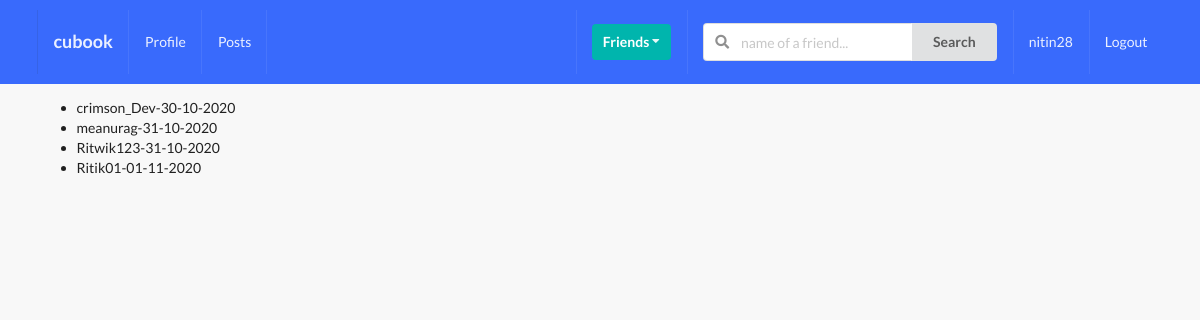
Screenshot of /profiles/to-invite/ (signed in) with the database file from the repository.
### profiles/models.py (models this page shows, shortened)
class Profile(models.Model):
    first_name = models.CharField(max_length=200, blank=True)
    last_name = models.CharField(max_length=200, blank=True)
    user = models.OneToOneField(User, on_delete=models.CASCADE)
    bio = models.TextField(default="no bio...", max_length=300)
    email = models.EmailField(max_length=200, blank=True)
    country = models.CharField(max_length=200, blank=True)
    avatar = models.ImageField(default='avatar.png', upload_to='avatars/')
    friends = models.ManyToManyField(User, blank=True, related_name='friends')
    slug = models.SlugField(unique=True, blank=True)
    updated = models.DateTimeField(auto_now=True)
    created = models.DateTimeField(auto_now_add=True)
    objects = ProfileManager()
    def __str__(self):
        return f"{self.user.username}-{self.created.strftime('%d-%m-%Y')}"
    __initial_first_name = None
    __initial_last_name = None
    def __init__(self, *args, **kwargs):
        super().__init__(*args, **kwargs)
        self.__initial_first_name = self.first_name
        self.__initial_last_name = self.last_name

### profiles/views.py (the view)
# urls.py: path('to-invite/', invite_profiles_list_view,name='invite-profiles-view'),
@login_required
def invite_profiles_list_view(request):
    user = request.user
    qs = Profile.objects.get_all_profiles_to_invite(user)
    context = {'qs': qs}
    return render(request, 'profiles/to_invite_list.html', context)

### profiles/models.py (called while the page is built)
    def get_all_profiles_to_invite(self, sender):
        profiles = Profile.objects.all().exclude(user=sender)
        profile = Profile.objects.get(user=sender)
        qs = Relationship.objects.filter(Q(sender=profile) | Q(receiver=profile))
        print(qs)
        print("#########")
        accepted = set([])
        for rel in qs:
            if rel.status == 'accepted':
                accepted.add(rel.receiver)
                accepted.add(rel.sender)
        print(accepted)
        print("#########")
        available = [profile for profile in profiles if profile not in accepted]
        print(available)
        print("#########")
        return available

    def __str__(self):
        return f"{self.sender}-{self.receiver}-{self.status}"

### profiles/templates/profiles/to_invite_list.html (shortened to what this page needs)
{% extends "base.html" %}
{% block content %}
    <ul>
       {% for item in qs %}
          <li>{{item}}</li>
       {% endfor %}
    </ul>
{% endblock content %}

### templates/main/navbar.html (shortened to what this page needs)
{% url 'posts:main-post-view' as path_to_posts %}
{% url 'home-view' as path_to_home %}
{% url 'profiles:my-profile-view' as path_to_profile %}
<div class="ui inverted menu nav mb-7">
    <div class="ui container">
      <a href="{{path_to_home}}" class="{% if request.path == path_to_home %} active {% endif %}item">
          <h3>cubook</h3>
      </a>
      {% if request.user.is_authenticated %}
      <a href="{{path_to_profile}}" class="{% if request.path == path_to_profile %} active {% endif %}item">
          Profile
      </a>
      <a href="{{path_to_posts}}" class="{% if request.path == path_to_posts %} active {% endif %} item">
          Posts
      </a>
      {% endif %}
      <div class="right menu">
          {% if request.user.is_authenticated %}
          <div class="item">
              <div class="ui floating dropdown icon button teal"> Friends
                  <i class="dropdown icon"></i>
               </div>
          </div>
               <div class="item">
                <form action="" method="GET">
                  <div class="ui action left icon input">
                  <input class="prompt" type="text" name='q' placeholder="name of a friend...">
                  <button type='submit' class="ui button">Search</button>
                  </div>
              </form>
              </div>
              <a href="{{path_to_profile}}" class="item">
                   {{ request.user }}
              </a>
              <a href="" class="ui item">
                  Logout
              </a>
          {% else %}
          <a href="" class="ui item">
                  Login
              </a>
          {% endif %}
      </div>
    </div>
  </div>

### static_project/style.css (style rules this page uses)
body { background: #F8F8F8 !important; }
.nav { border-radius: 0px !important; padding: 10px 0 10px 0 !important; background-color: #396afc !important; }
.mb-7 { margin-bottom: 7px !important; }

### rows the page displays
Profile: user+created "crimson_Dev-30-10-2020"
Profile: user+created "meanurag-31-10-2020"
Profile: user+created "Ritwik123-31-10-2020"
Profile: user+created "Ritik01-01-11-2020"

### other values shown
{{ request.user }} "nitin28"
